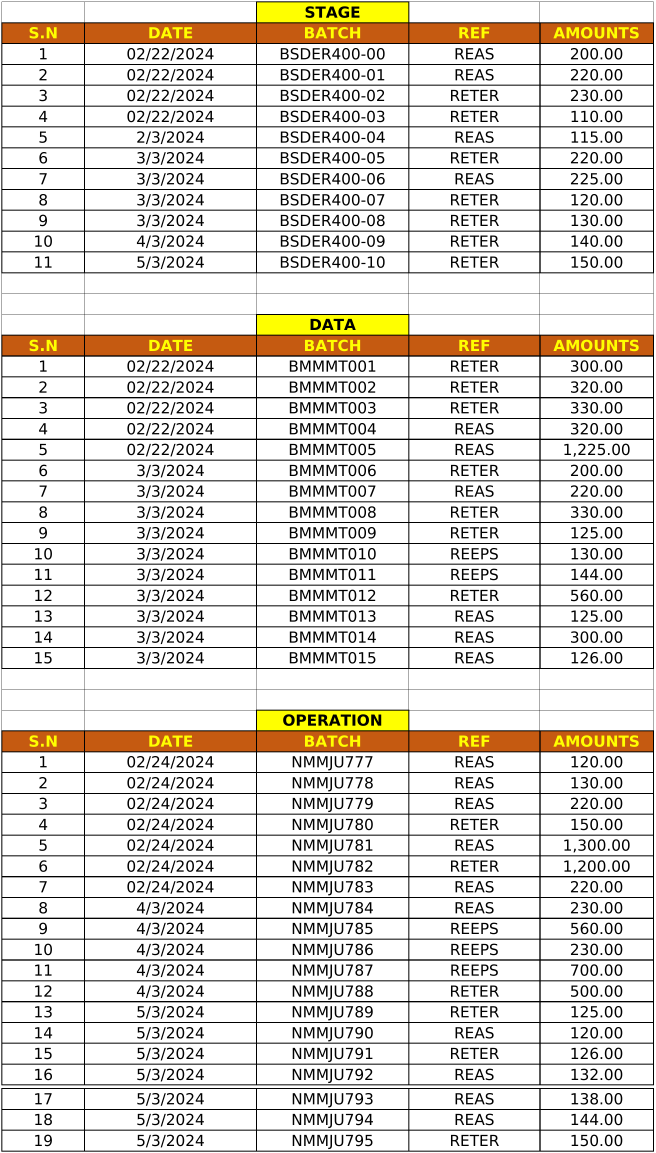
#> input picture dataset/spreadsheetbench/spreadsheetbench_verified_400/image/1_13-1_init___1.png, 1966 x 3459 px (shown at 1/3 size); its folder holds only this picture in this run
$ python check_large_whitespace.py
#> lines starting #> are read from the running program, lines starting #| are printed output that depends on the picture; after the words box and inside, x2 and y2 are one past the last pixel; in counts of white or black regions, pixels touching at a corner belong together
#!/usr/bin/env python3
"""Find SpreadsheetBench rendered images with unusually large blank regions."""

from __future__ import annotations

import argparse
import json
import re
from pathlib import Path
from typing import Any

import openpyxl
from PIL import Image, ImageStat
from tqdm import tqdm

Image.MAX_IMAGE_PIXELS = None


SCRIPT_DIR = Path(__file__).resolve().parent
SPREADSHEETBENCH_DIR = SCRIPT_DIR.parent
REPO_ROOT = SPREADSHEETBENCH_DIR.parent.parent.resolve()
SPLITS = {
    "verified_400": {
        "root": SPREADSHEETBENCH_DIR / "spreadsheetbench_verified_400",
        "suffixes": ("init",),
    },
    "all_912": {
        "root": SPREADSHEETBENCH_DIR / "all_data_912_v0.1",
        "suffixes": ("init", "input"),
    },
}


def repo_relative(path: Path | str) -> str:
    path_obj = Path(path)
    try:
        return path_obj.resolve().relative_to(REPO_ROOT).as_posix()
    except ValueError:
        return str(path_obj)


def resolve_repo_path(path: Path | str) -> Path:
    path_obj = Path(path)
    if path_obj.is_absolute():
        return path_obj
    return REPO_ROOT / path_obj


def parse_image_name(path: Path) -> dict[str, Any]:
    stem = path.stem
    sheet_index = None
    match = re.search(r"___(\d+)$", stem)
    if match:
        sheet_index = int(match.group(1))
        stem = stem[: match.start()]

    file_match = re.match(r"(?P<case>\d+)_(?P<id>.+)_(?P<suffix>init|input)$", stem)
    if not file_match:
        return {"file_stem": stem, "sheet_index": sheet_index}

    parsed = file_match.groupdict()
    parsed["file_stem"] = stem
    parsed["sheet_index"] = sheet_index
    return parsed


def source_workbook(split_root: Path, parsed: dict[str, Any]) -> Path | None:
    item_id = parsed.get("id")
    file_stem = parsed.get("file_stem")
    if not item_id or not file_stem:
        return None
    path = split_root / "spreadsheet" / item_id / f"{file_stem}.xlsx"
    return path if path.exists() else None


def image_stats(path: Path, white_threshold: int) -> dict[str, Any]:
#> called with white_threshold = 245
    image = Image.open(path)
#> image is the input picture: PIL image 1966x3459 RGB; mean R, G, B 222.3, 217.4, 210.1
    width, height = image.size
#> width = 1966; height = 3459
    sample = image.convert("RGB")
    scale = 1.0
    max_sample_pixels = 25_000_000
    if width * height > max_sample_pixels:
        scale = (max_sample_pixels / (width * height)) ** 0.5
        sample_size = (max(1, int(width * scale)), max(1, int(height * scale)))
        sample = sample.resize(sample_size, Image.Resampling.BOX)

    gray = sample.convert("L")
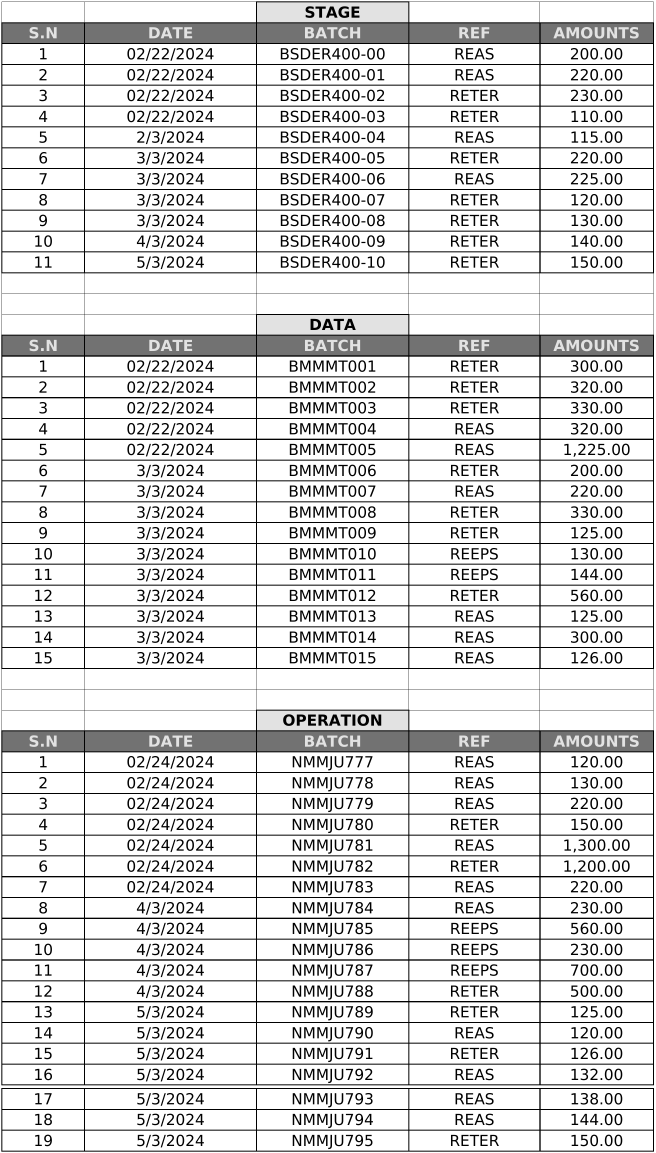
#> gray: PIL image 1966x3459 L (shown at 1/3 size); min 0, max 255, mean 218.1
    mask = gray.point(lambda pixel: 0 if pixel >= white_threshold else 255, mode="1")
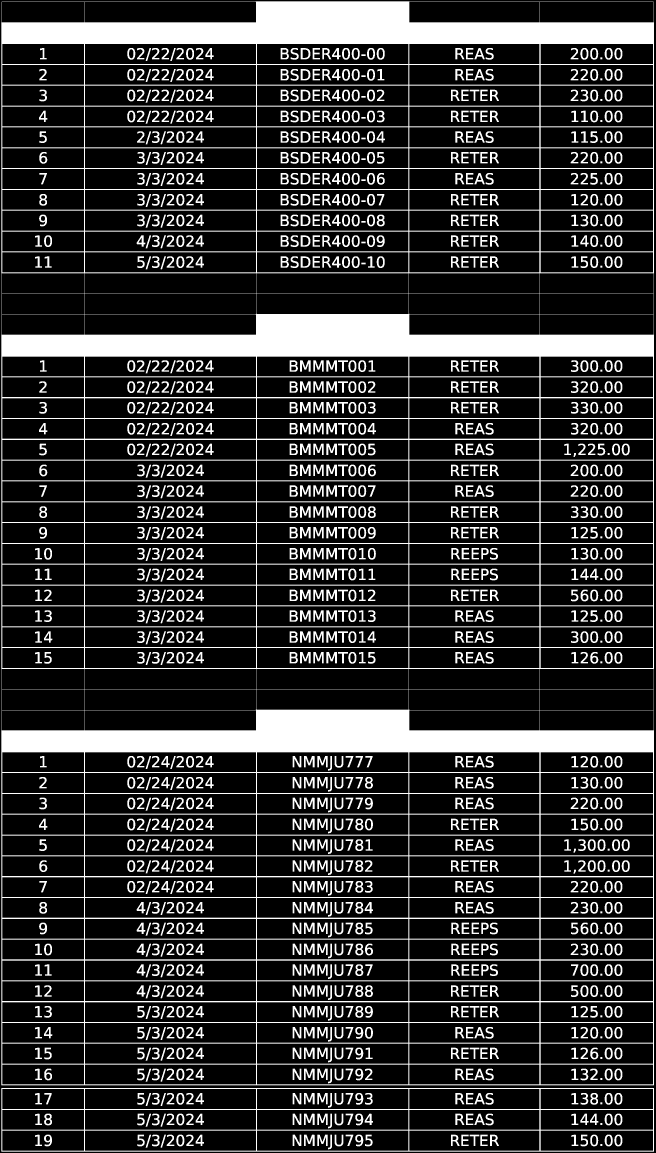
#> mask: PIL image 1966x3459 1 (shown at 1/3 size); 19.2% white; 1331 white regions, largest, box (x1, y1, x2, y2) and area: (4, 4, 1962, 3256) 788141, (4, 3264, 1962, 3455) 26897, (900, 1081, 932, 1115) 642
    bbox = mask.getbbox()
#> bbox = (4, 4, 1962, 3455)
    stat = ImageStat.Stat(sample)

    if bbox is None:
        content_ratio = 0.0
        margins = [width, height, width, height]
    else:
        left, top, right, bottom = bbox
#> left = 4; top = 4; right = 1962; bottom = 3455
        sample_width, sample_height = sample.size
#> sample_width = 1966; sample_height = 3459
        content_ratio = ((right - left) * (bottom - top)) / (sample_width * sample_height)
#> content_ratio = 0.994
        margins = [
            round(left / scale),
            round(top / scale),
            round((sample_width - right) / scale),
            round((sample_height - bottom) / scale),
        ]
#> margins = [4, 4, 4, 4]

    extrema = stat.extrema
#> extrema = [(0, 255), (0, 255), (0, 255)]
    is_exact_white = all(channel_min == 255 and channel_max == 255 for channel_min, channel_max in extrema)
#> is_exact_white = False
    return {
        "width": width,
        "height": height,
        "area": width * height,
        "content_ratio": round(content_ratio, 6),
        "margins": margins,
        "max_margin_ratio": round(max(margins) / max(width, height), 6),
        "mean_rgb": [round(value, 2) for value in stat.mean],
        "is_exact_white": is_exact_white,
    }


def sheet_stats(workbook_path: Path | None, sheet_index: int | None) -> dict[str, Any]:
    if workbook_path is None:
        return {}

    wb = openpyxl.load_workbook(workbook_path, data_only=False, read_only=False)
    try:
        worksheets = wb.worksheets
        if sheet_index is None:
            sheet_index = 1
        if sheet_index < 1 or sheet_index > len(worksheets):
            return {"sheet_index": sheet_index, "sheet_error": "sheet index out of range"}

        ws = worksheets[sheet_index - 1]
        value_cells = 0
        styled_cells = 0
        min_row = min_col = max_row = max_col = None
        for row in ws.iter_rows():
            for cell in row:
                if cell.value not in (None, ""):
                    value_cells += 1
                    min_row = cell.row if min_row is None else min(min_row, cell.row)
                    max_row = cell.row if max_row is None else max(max_row, cell.row)
                    min_col = cell.column if min_col is None else min(min_col, cell.column)
                    max_col = cell.column if max_col is None else max(max_col, cell.column)
                if cell.has_style:
                    styled_cells += 1

        return {
            "sheet_index": sheet_index,
            "sheet_name": ws.title,
            "sheet_state": ws.sheet_state,
            "sheet_dimension": ws.calculate_dimension(),
            "max_row": ws.max_row,
            "max_column": ws.max_column,
            "value_cells": value_cells,
            "styled_cells": styled_cells,
            "value_bounds": [min_row, min_col, max_row, max_col],
            "merged_ranges": len(ws.merged_cells.ranges),
        }
    finally:
        wb.close()


def reason(record: dict[str, Any]) -> str:
    if record.get("is_exact_white"):
        if record.get("value_cells") == 0:
            return "blank worksheet exported as a full white PDF page"
        return "rendered page is all white although workbook has values; likely hidden/off-page content or print/export issue"
    if record.get("content_ratio", 1.0) <= 0.25 and record.get("value_cells") == 0:
        return "worksheet has no values; remaining visible content is mostly page/background"
    if record.get("area", 0) >= 8_000_000:
        if record.get("max_row", 0) >= 1000 or record.get("max_column", 0) >= 26:
            return "large worksheet extent from styles/used range creates a large export canvas"
        return "large real table or print area creates a large export canvas"
    if record.get("max_margin_ratio", 0) >= 0.25:
        return "large white margin around detected content"
    return "candidate by image-size/content-ratio threshold"


def collect(split_names: list[str], white_threshold: int, image_folder: str) -> list[dict[str, Any]]:
    records: list[dict[str, Any]] = []
    for split in split_names:
        split_root = SPLITS[split]["root"]
        image_root = split_root / image_folder
        paths = sorted(image_root.glob("*.png"))
        for image_path in tqdm(paths, desc=f"Scanning {split}", unit="image"):
            parsed = parse_image_name(image_path)
            workbook_path = source_workbook(split_root, parsed)
            stats = image_stats(image_path, white_threshold)
#> stats = {'width': 1966, 'height': 3459, 'area': 6800394, 'content_ratio': 0.994, 'margins': [4, 4, 4, 4], 'max_margin_ratio': 0.00116, 'mean_rgb': [222.3, 217.4, 210.1], 'is_exact_white': False}
            record = {
                "split": split,
                "image_path": repo_relative(image_path),
                "workbook_path": repo_relative(workbook_path) if workbook_path else None,
                **parsed,
                **stats,
            }
            records.append(record)
    return records


def add_sheet_context(records: list[dict[str, Any]]) -> None:
    for record in tqdm(records, desc="Reading candidate workbooks", unit="image"):
        workbook_path = resolve_repo_path(record["workbook_path"]) if record.get("workbook_path") else None
        sheet = sheet_stats(workbook_path, record.get("sheet_index"))
        record.update(sheet)
        record["reason"] = reason(record)


def is_candidate(record: dict[str, Any], min_area: int, max_content_ratio: float, max_margin_ratio: float) -> bool:
    if record.get("is_exact_white"):
        return True
    if record.get("area", 0) >= min_area and record.get("content_ratio", 1.0) <= max_content_ratio:
        return True
    if record.get("max_margin_ratio", 0.0) >= max_margin_ratio:
        return True
    return False


def parse_args() -> argparse.Namespace:
    parser = argparse.ArgumentParser(description="Check SpreadsheetBench PNGs for large blank/whitespace areas.")
    parser.add_argument("--splits", default="verified_400,all_912")
    parser.add_argument("--image-folder", default="image", help="Folder under each split root containing PNGs.")
    parser.add_argument("--white-threshold", type=int, default=245)
    parser.add_argument("--min-area", type=int, default=500_000)
    parser.add_argument("--max-content-ratio", type=float, default=0.25)
    parser.add_argument("--max-margin-ratio", type=float, default=0.25)
    parser.add_argument("--top", type=int, default=50)
    parser.add_argument("--output", default=repo_relative(SCRIPT_DIR / "large_whitespace_report.json"))
    return parser.parse_args()


def main() -> int:
    args = parse_args()
    split_names = [name.strip() for name in args.splits.split(",") if name.strip()]
    records = collect(split_names, args.white_threshold, args.image_folder)
#> records = 2 items
    candidates = [
        record
        for record in records
        if is_candidate(record, args.min_area, args.max_content_ratio, args.max_margin_ratio)
    ]
#> candidates = []
    candidates.sort(
        key=lambda record: (
            not record.get("is_exact_white", False),
            record.get("content_ratio", 1.0),
            -record.get("area", 0),
        )
    )
    largest_canvas = sorted(records, key=lambda record: record.get("area", 0), reverse=True)[: args.top]
#> largest_canvas = 2 items
    top_candidates = candidates[: args.top]
#> top_candidates = []
    context_records = {record["image_path"]: record for record in top_candidates + largest_canvas}
#> context_records = 1 item
    add_sheet_context(list(context_records.values()))

    report = {
        "total_images": len(records),
        "candidate_count": len(candidates),
        "blank_image_count": sum(1 for record in records if record.get("is_exact_white")),
        "largest_canvas": largest_canvas,
        "candidates": top_candidates,
    }
    output_path = resolve_repo_path(args.output)
    with output_path.open("w", encoding="utf-8") as f:
        json.dump(report, f, ensure_ascii=False, indent=2)

    print(f"total_images={report['total_images']}")
#| total_images=2
    print(f"candidate_count={report['candidate_count']}")
#| candidate_count=0
    print(f"blank_image_count={report['blank_image_count']}")
#| blank_image_count=0
    print(f"report={repo_relative(output_path)}")
    for record in candidates[: min(args.top, 20)]:
        print(
            f"{record['image_path']} "
            f"size={record['width']}x{record['height']} "
            f"content_ratio={record['content_ratio']} "
            f"sheet={record.get('sheet_name')} "
            f"values={record.get('value_cells')} "
            f"styles={record.get('styled_cells')} "
            f"reason={record.get('reason')}"
        )
#> this loop made 0 passes
    return 0


if __name__ == "__main__":
    raise SystemExit(main())
#> (the program exits here)
